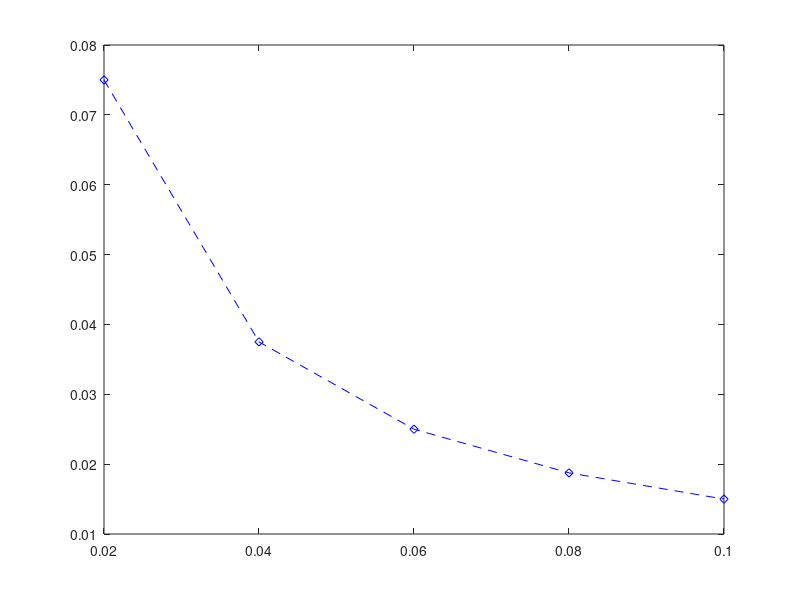

MATLAB code for this plot:
%
% Pufferlänge und Zeitbereich, Verhältnis
%
% Thomas Bohnert, 16.10.2006

tdm=1.5*10^-3;  % maximal delay, i.e. buffer length
c=10*10^6;

omega=c*tdm;    %buffer length for max delay

idx=1;
a=[0.02:0.02:0.1];
r=0;
for t=a
    w(idx)=c*t;
    r(idx)=omega/w(idx);
    idx=idx+1;
end;
r
plot(a, r, '--bd');